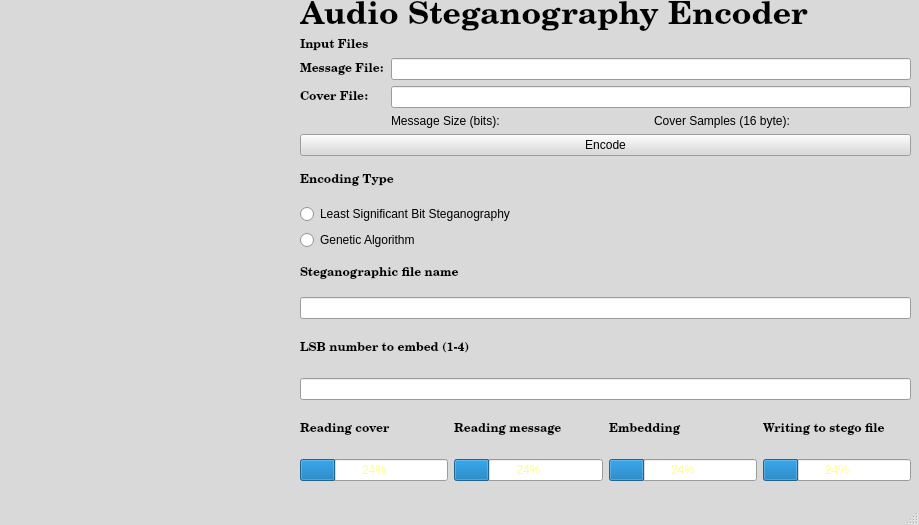
<?xml version="1.0" encoding="UTF-8"?>
<ui version="4.0">
 <class>LSB_window</class>
 <widget class="QMainWindow" name="LSB_window">
  <property name="geometry">
   <rect>
    <x>0</x>
    <y>0</y>
    <width>919</width>
    <height>525</height>
   </rect>
  </property>
  <property name="palette">
   <palette>
    <active>
     <colorrole role="WindowText">
      <brush brushstyle="SolidPattern">
       <color alpha="255">
        <red>0</red>
        <green>0</green>
        <blue>0</blue>
       </color>
      </brush>
     </colorrole>
     <colorrole role="Button">
      <brush brushstyle="SolidPattern">
       <color alpha="255">
        <red>217</red>
        <green>217</green>
        <blue>217</blue>
       </color>
      </brush>
     </colorrole>
     <colorrole role="Light">
      <brush brushstyle="SolidPattern">
       <color alpha="255">
        <red>255</red>
        <green>255</green>
        <blue>255</blue>
       </color>
      </brush>
     </colorrole>
     <colorrole role="Midlight">
      <brush brushstyle="SolidPattern">
       <color alpha="255">
        <red>236</red>
        <green>236</green>
        <blue>236</blue>
       </color>
      </brush>
     </colorrole>
     <colorrole role="Dark">
      <brush brushstyle="SolidPattern">
       <color alpha="255">
        <red>108</red>
        <green>108</green>
        <blue>108</blue>
       </color>
      </brush>
     </colorrole>
     <colorrole role="Mid">
      <brush brushstyle="SolidPattern">
       <color alpha="255">
        <red>145</red>
        <green>145</green>
        <blue>145</blue>
       </color>
      </brush>
     </colorrole>
     <colorrole role="Text">
      <brush brushstyle="SolidPattern">
       <color alpha="255">
        <red>255</red>
        <green>255</green>
        <blue>127</blue>
       </color>
      </brush>
     </colorrole>
     <colorrole role="BrightText">
      <brush brushstyle="SolidPattern">
       <color alpha="255">
        <red>255</red>
        <green>255</green>
        <blue>255</blue>
       </color>
      </brush>
     </colorrole>
     <colorrole role="ButtonText">
      <brush brushstyle="SolidPattern">
       <color alpha="255">
        <red>0</red>
        <green>0</green>
        <blue>0</blue>
       </color>
      </brush>
     </colorrole>
     <colorrole role="Base">
      <brush brushstyle="SolidPattern">
       <color alpha="255">
        <red>255</red>
        <green>255</green>
        <blue>255</blue>
       </color>
      </brush>
     </colorrole>
     <colorrole role="Window">
      <brush brushstyle="SolidPattern">
       <color alpha="255">
        <red>217</red>
        <green>217</green>
        <blue>217</blue>
       </color>
      </brush>
     </colorrole>
     <colorrole role="Shadow">
      <brush brushstyle="SolidPattern">
       <color alpha="255">
        <red>0</red>
        <green>0</green>
        <blue>0</blue>
       </color>
      </brush>
     </colorrole>
     <colorrole role="AlternateBase">
      <brush brushstyle="SolidPattern">
       <color alpha="255">
        <red>236</red>
        <green>236</green>
        <blue>236</blue>
       </color>
      </brush>
     </colorrole>
     <colorrole role="ToolTipBase">
      <brush brushstyle="SolidPattern">
       <color alpha="255">
        <red>255</red>
        <green>255</green>
        <blue>220</blue>
       </color>
      </brush>
     </colorrole>
     <colorrole role="ToolTipText">
      <brush brushstyle="SolidPattern">
       <color alpha="255">
        <red>0</red>
        <green>0</green>
        <blue>0</blue>
       </color>
      </brush>
     </colorrole>
    </active>
    <inactive>
     <colorrole role="WindowText">
      <brush brushstyle="SolidPattern">
       <color alpha="255">
        <red>0</red>
        <green>0</green>
        <blue>0</blue>
       </color>
      </brush>
     </colorrole>
     <colorrole role="Button">
      <brush brushstyle="SolidPattern">
       <color alpha="255">
        <red>217</red>
        <green>217</green>
        <blue>217</blue>
       </color>
      </brush>
     </colorrole>
     <colorrole role="Light">
      <brush brushstyle="SolidPattern">
       <color alpha="255">
        <red>255</red>
        <green>255</green>
        <blue>255</blue>
       </color>
      </brush>
     </colorrole>
     <colorrole role="Midlight">
      <brush brushstyle="SolidPattern">
       <color alpha="255">
        <red>236</red>
        <green>236</green>
        <blue>236</blue>
       </color>
      </brush>
     </colorrole>
     <colorrole role="Dark">
      <brush brushstyle="SolidPattern">
       <color alpha="255">
        <red>108</red>
        <green>108</green>
        <blue>108</blue>
       </color>
      </brush>
     </colorrole>
     <colorrole role="Mid">
      <brush brushstyle="SolidPattern">
       <color alpha="255">
        <red>145</red>
        <green>145</green>
        <blue>145</blue>
       </color>
      </brush>
     </colorrole>
     <colorrole role="Text">
      <brush brushstyle="SolidPattern">
       <color alpha="255">
        <red>255</red>
        <green>255</green>
        <blue>127</blue>
       </color>
      </brush>
     </colorrole>
     <colorrole role="BrightText">
      <brush brushstyle="SolidPattern">
       <color alpha="255">
        <red>255</red>
        <green>255</green>
        <blue>255</blue>
       </color>
      </brush>
     </colorrole>
     <colorrole role="ButtonText">
      <brush brushstyle="SolidPattern">
       <color alpha="255">
        <red>0</red>
        <green>0</green>
        <blue>0</blue>
       </color>
      </brush>
     </colorrole>
     <colorrole role="Base">
      <brush brushstyle="SolidPattern">
       <color alpha="255">
        <red>255</red>
        <green>255</green>
        <blue>255</blue>
       </color>
      </brush>
     </colorrole>
     <colorrole role="Window">
      <brush brushstyle="SolidPattern">
       <color alpha="255">
        <red>217</red>
        <green>217</green>
        <blue>217</blue>
       </color>
      </brush>
     </colorrole>
     <colorrole role="Shadow">
      <brush brushstyle="SolidPattern">
       <color alpha="255">
        <red>0</red>
        <green>0</green>
        <blue>0</blue>
       </color>
      </brush>
     </colorrole>
     <colorrole role="AlternateBase">
      <brush brushstyle="SolidPattern">
       <color alpha="255">
        <red>236</red>
        <green>236</green>
        <blue>236</blue>
       </color>
      </brush>
     </colorrole>
     <colorrole role="ToolTipBase">
      <brush brushstyle="SolidPattern">
       <color alpha="255">
        <red>255</red>
        <green>255</green>
        <blue>220</blue>
       </color>
      </brush>
     </colorrole>
     <colorrole role="ToolTipText">
      <brush brushstyle="SolidPattern">
       <color alpha="255">
        <red>0</red>
        <green>0</green>
        <blue>0</blue>
       </color>
      </brush>
     </colorrole>
    </inactive>
    <disabled>
     <colorrole role="WindowText">
      <brush brushstyle="SolidPattern">
       <color alpha="255">
        <red>108</red>
        <green>108</green>
        <blue>108</blue>
       </color>
      </brush>
     </colorrole>
     <colorrole role="Button">
      <brush brushstyle="SolidPattern">
       <color alpha="255">
        <red>217</red>
        <green>217</green>
        <blue>217</blue>
       </color>
      </brush>
     </colorrole>
     <colorrole role="Light">
      <brush brushstyle="SolidPattern">
       <color alpha="255">
        <red>255</red>
        <green>255</green>
        <blue>255</blue>
       </color>
      </brush>
     </colorrole>
     <colorrole role="Midlight">
      <brush brushstyle="SolidPattern">
       <color alpha="255">
        <red>236</red>
        <green>236</green>
        <blue>236</blue>
       </color>
      </brush>
     </colorrole>
     <colorrole role="Dark">
      <brush brushstyle="SolidPattern">
       <color alpha="255">
        <red>108</red>
        <green>108</green>
        <blue>108</blue>
       </color>
      </brush>
     </colorrole>
     <colorrole role="Mid">
      <brush brushstyle="SolidPattern">
       <color alpha="255">
        <red>145</red>
        <green>145</green>
        <blue>145</blue>
       </color>
      </brush>
     </colorrole>
     <colorrole role="Text">
      <brush brushstyle="SolidPattern">
       <color alpha="255">
        <red>108</red>
        <green>108</green>
        <blue>108</blue>
       </color>
      </brush>
     </colorrole>
     <colorrole role="BrightText">
      <brush brushstyle="SolidPattern">
       <color alpha="255">
        <red>255</red>
        <green>255</green>
        <blue>255</blue>
       </color>
      </brush>
     </colorrole>
     <colorrole role="ButtonText">
      <brush brushstyle="SolidPattern">
       <color alpha="255">
        <red>108</red>
        <green>108</green>
        <blue>108</blue>
       </color>
      </brush>
     </colorrole>
     <colorrole role="Base">
      <brush brushstyle="SolidPattern">
       <color alpha="255">
        <red>217</red>
        <green>217</green>
        <blue>217</blue>
       </color>
      </brush>
     </colorrole>
     <colorrole role="Window">
      <brush brushstyle="SolidPattern">
       <color alpha="255">
        <red>217</red>
        <green>217</green>
        <blue>217</blue>
       </color>
      </brush>
     </colorrole>
     <colorrole role="Shadow">
      <brush brushstyle="SolidPattern">
       <color alpha="255">
        <red>0</red>
        <green>0</green>
        <blue>0</blue>
       </color>
      </brush>
     </colorrole>
     <colorrole role="AlternateBase">
      <brush brushstyle="SolidPattern">
       <color alpha="255">
        <red>217</red>
        <green>217</green>
        <blue>217</blue>
       </color>
      </brush>
     </colorrole>
     <colorrole role="ToolTipBase">
      <brush brushstyle="SolidPattern">
       <color alpha="255">
        <red>255</red>
        <green>255</green>
        <blue>220</blue>
       </color>
      </brush>
     </colorrole>
     <colorrole role="ToolTipText">
      <brush brushstyle="SolidPattern">
       <color alpha="255">
        <red>0</red>
        <green>0</green>
        <blue>0</blue>
       </color>
      </brush>
     </colorrole>
    </disabled>
   </palette>
  </property>
  <property name="windowTitle">
   <string>Audio Steganography Encoder</string>
  </property>
  <property name="animated">
   <bool>true</bool>
  </property>
  <property name="tabShape">
   <enum>QTabWidget::Rounded</enum>
  </property>
  <widget class="QWidget" name="centralwidget">
   <widget class="QWidget" name="layoutWidget">
    <property name="geometry">
     <rect>
      <x>300</x>
      <y>0</y>
      <width>611</width>
      <height>481</height>
     </rect>
    </property>
    <layout class="QVBoxLayout" name="verticalLayout_4">
     <item>
      <layout class="QVBoxLayout" name="verticalLayout">
       <item>
        <widget class="QLabel" name="label_title">
         <property name="palette">
          <palette>
           <active>
            <colorrole role="Text">
             <brush brushstyle="SolidPattern">
              <color alpha="255">
               <red>46</red>
               <green>255</green>
               <blue>14</blue>
              </color>
             </brush>
            </colorrole>
           </active>
           <inactive>
            <colorrole role="Text">
             <brush brushstyle="SolidPattern">
              <color alpha="255">
               <red>46</red>
               <green>255</green>
               <blue>14</blue>
              </color>
             </brush>
            </colorrole>
           </inactive>
           <disabled>
            <colorrole role="Text">
             <brush brushstyle="SolidPattern">
              <color alpha="255">
               <red>108</red>
               <green>108</green>
               <blue>108</blue>
              </color>
             </brush>
            </colorrole>
           </disabled>
          </palette>
         </property>
         <property name="font">
          <font>
           <family>Century Schoolbook L</family>
           <pointsize>24</pointsize>
           <weight>75</weight>
           <bold>true</bold>
          </font>
         </property>
         <property name="text">
          <string>Audio Steganography Encoder</string>
         </property>
        </widget>
       </item>
       <item>
        <widget class="QLabel" name="label_type_2">
         <property name="font">
          <font>
           <family>Century Schoolbook L</family>
           <weight>75</weight>
           <bold>true</bold>
          </font>
         </property>
         <property name="text">
          <string>Input Files</string>
         </property>
        </widget>
       </item>
       <item>
        <layout class="QFormLayout" name="formLayout">
         <item row="0" column="0">
          <widget class="QLabel" name="label_type_3">
           <property name="font">
            <font>
             <family>Century Schoolbook L</family>
             <weight>75</weight>
             <bold>true</bold>
            </font>
           </property>
           <property name="text">
            <string>Message File:</string>
           </property>
          </widget>
         </item>
         <item row="0" column="1">
          <widget class="QLineEdit" name="lineEdit_message">
           <property name="text">
            <string/>
           </property>
          </widget>
         </item>
         <item row="1" column="0">
          <widget class="QLabel" name="label_type_4">
           <property name="font">
            <font>
             <family>Century Schoolbook L</family>
             <weight>75</weight>
             <bold>true</bold>
            </font>
           </property>
           <property name="text">
            <string>Cover File:</string>
           </property>
          </widget>
         </item>
         <item row="1" column="1">
          <widget class="QLineEdit" name="lineEdit_cover">
           <property name="text">
            <string/>
           </property>
          </widget>
         </item>
         <item row="2" column="1">
          <layout class="QHBoxLayout" name="horizontalLayout_3">
           <item>
            <widget class="QLabel" name="label_msg_size">
             <property name="text">
              <string>Message Size (bits):</string>
             </property>
            </widget>
           </item>
           <item>
            <widget class="QLabel" name="label_cover_size">
             <property name="text">
              <string>Cover Samples (16 byte):</string>
             </property>
            </widget>
           </item>
          </layout>
         </item>
        </layout>
       </item>
       <item>
        <widget class="QPushButton" name="pushButton_encode">
         <property name="text">
          <string>Encode</string>
         </property>
        </widget>
       </item>
      </layout>
     </item>
     <item>
      <layout class="QVBoxLayout" name="verticalLayout_2">
       <item>
        <widget class="QLabel" name="label_type">
         <property name="font">
          <font>
           <family>Century Schoolbook L</family>
           <weight>75</weight>
           <bold>true</bold>
          </font>
         </property>
         <property name="text">
          <string>Encoding Type</string>
         </property>
        </widget>
       </item>
       <item>
        <widget class="QRadioButton" name="radioButton_LSB">
         <property name="palette">
          <palette>
           <active>
            <colorrole role="Text">
             <brush brushstyle="SolidPattern">
              <color alpha="255">
               <red>170</red>
               <green>0</green>
               <blue>0</blue>
              </color>
             </brush>
            </colorrole>
           </active>
           <inactive>
            <colorrole role="Text">
             <brush brushstyle="SolidPattern">
              <color alpha="255">
               <red>170</red>
               <green>0</green>
               <blue>0</blue>
              </color>
             </brush>
            </colorrole>
           </inactive>
           <disabled>
            <colorrole role="Text">
             <brush brushstyle="SolidPattern">
              <color alpha="255">
               <red>108</red>
               <green>108</green>
               <blue>108</blue>
              </color>
             </brush>
            </colorrole>
           </disabled>
          </palette>
         </property>
         <property name="text">
          <string>Least Significant Bit Steganography</string>
         </property>
        </widget>
       </item>
       <item>
        <widget class="QRadioButton" name="radioButton_GA">
         <property name="text">
          <string>Genetic Algorithm</string>
         </property>
        </widget>
       </item>
       <item>
        <widget class="QLabel" name="label_type_6">
         <property name="font">
          <font>
           <family>Century Schoolbook L</family>
           <weight>75</weight>
           <bold>true</bold>
          </font>
         </property>
         <property name="text">
          <string>Steganographic file name</string>
         </property>
        </widget>
       </item>
       <item>
        <widget class="QLineEdit" name="lineEdit_stegoname">
         <property name="text">
          <string/>
         </property>
        </widget>
       </item>
      </layout>
     </item>
     <item>
      <layout class="QVBoxLayout" name="verticalLayout_3">
       <item>
        <widget class="QLabel" name="label_type_5">
         <property name="font">
          <font>
           <family>Century Schoolbook L</family>
           <weight>75</weight>
           <bold>true</bold>
          </font>
         </property>
         <property name="text">
          <string>LSB number to embed (1-4)</string>
         </property>
        </widget>
       </item>
       <item>
        <widget class="QLineEdit" name="lineEdit_LSB_nr"/>
       </item>
       <item>
        <layout class="QHBoxLayout" name="horizontalLayout_2">
         <item>
          <widget class="QLabel" name="label_type_9">
           <property name="font">
            <font>
             <family>Century Schoolbook L</family>
             <weight>75</weight>
             <bold>true</bold>
            </font>
           </property>
           <property name="text">
            <string>Reading cover</string>
           </property>
          </widget>
         </item>
         <item>
          <widget class="QLabel" name="label_type_10">
           <property name="font">
            <font>
             <family>Century Schoolbook L</family>
             <weight>75</weight>
             <bold>true</bold>
            </font>
           </property>
           <property name="text">
            <string>Reading message</string>
           </property>
          </widget>
         </item>
         <item>
          <widget class="QLabel" name="label_type_8">
           <property name="font">
            <font>
             <family>Century Schoolbook L</family>
             <weight>75</weight>
             <bold>true</bold>
            </font>
           </property>
           <property name="text">
            <string>Embedding</string>
           </property>
          </widget>
         </item>
         <item>
          <widget class="QLabel" name="label_type_7">
           <property name="font">
            <font>
             <family>Century Schoolbook L</family>
             <weight>75</weight>
             <bold>true</bold>
            </font>
           </property>
           <property name="text">
            <string>Writing to stego file</string>
           </property>
          </widget>
         </item>
        </layout>
       </item>
       <item>
        <layout class="QHBoxLayout" name="horizontalLayout">
         <item>
          <widget class="QProgressBar" name="progressBar_reading">
           <property name="value">
            <number>24</number>
           </property>
          </widget>
         </item>
         <item>
          <widget class="QProgressBar" name="progressBar_message">
           <property name="value">
            <number>24</number>
           </property>
          </widget>
         </item>
         <item>
          <widget class="QProgressBar" name="progressBar_embedding">
           <property name="value">
            <number>24</number>
           </property>
          </widget>
         </item>
         <item>
          <widget class="QProgressBar" name="progressBar_writing">
           <property name="value">
            <number>24</number>
           </property>
          </widget>
         </item>
        </layout>
       </item>
      </layout>
     </item>
    </layout>
   </widget>
  </widget>
  <widget class="QMenuBar" name="menubar">
   <property name="geometry">
    <rect>
     <x>0</x>
     <y>0</y>
     <width>919</width>
     <height>27</height>
    </rect>
   </property>
  </widget>
  <widget class="QStatusBar" name="statusbar"/>
 </widget>
 <resources/>
 <connections>
  <connection>
   <sender>radioButton_LSB</sender>
   <signal>clicked()</signal>
   <receiver>lineEdit_LSB_nr</receiver>
   <slot>show()</slot>
   <hints>
    <hint type="sourcelabel">
     <x>249</x>
     <y>308</y>
    </hint>
    <hint type="destinationlabel">
     <x>247</x>
     <y>452</y>
    </hint>
   </hints>
  </connection>
  <connection>
   <sender>radioButton_GA</sender>
   <signal>clicked()</signal>
   <receiver>lineEdit_LSB_nr</receiver>
   <slot>hide()</slot>
   <hints>
    <hint type="sourcelabel">
     <x>185</x>
     <y>336</y>
    </hint>
    <hint type="destinationlabel">
     <x>187</x>
     <y>452</y>
    </hint>
   </hints>
  </connection>
  <connection>
   <sender>radioButton_LSB</sender>
   <signal>clicked()</signal>
   <receiver>label_type_5</receiver>
   <slot>show()</slot>
   <hints>
    <hint type="sourcelabel">
     <x>140</x>
     <y>308</y>
    </hint>
    <hint type="destinationlabel">
     <x>140</x>
     <y>419</y>
    </hint>
   </hints>
  </connection>
  <connection>
   <sender>radioButton_GA</sender>
   <signal>clicked()</signal>
   <receiver>label_type_5</receiver>
   <slot>hide()</slot>
   <hints>
    <hint type="sourcelabel">
     <x>119</x>
     <y>336</y>
    </hint>
    <hint type="destinationlabel">
     <x>119</x>
     <y>419</y>
    </hint>
   </hints>
  </connection>
  <connection>
   <sender>pushButton_encode</sender>
   <signal>clicked()</signal>
   <receiver>progressBar_reading</receiver>
   <slot>reset()</slot>
   <hints>
    <hint type="sourcelabel">
     <x>99</x>
     <y>254</y>
    </hint>
    <hint type="destinationlabel">
     <x>113</x>
     <y>510</y>
    </hint>
   </hints>
  </connection>
  <connection>
   <sender>pushButton_encode</sender>
   <signal>clicked()</signal>
   <receiver>progressBar_embedding</receiver>
   <slot>reset()</slot>
   <hints>
    <hint type="sourcelabel">
     <x>315</x>
     <y>254</y>
    </hint>
    <hint type="destinationlabel">
     <x>370</x>
     <y>510</y>
    </hint>
   </hints>
  </connection>
  <connection>
   <sender>pushButton_encode</sender>
   <signal>clicked()</signal>
   <receiver>progressBar_writing</receiver>
   <slot>reset()</slot>
   <hints>
    <hint type="sourcelabel">
     <x>465</x>
     <y>254</y>
    </hint>
    <hint type="destinationlabel">
     <x>547</x>
     <y>510</y>
    </hint>
   </hints>
  </connection>
  <connection>
   <sender>pushButton_encode</sender>
   <signal>clicked()</signal>
   <receiver>progressBar_message</receiver>
   <slot>reset()</slot>
   <hints>
    <hint type="sourcelabel">
     <x>215</x>
     <y>249</y>
    </hint>
    <hint type="destinationlabel">
     <x>215</x>
     <y>487</y>
    </hint>
   </hints>
  </connection>
  <connection>
   <sender>pushButton_encode</sender>
   <signal>clicked()</signal>
   <receiver>label_msg_size</receiver>
   <slot>clear()</slot>
   <hints>
    <hint type="sourcelabel">
     <x>167</x>
     <y>229</y>
    </hint>
    <hint type="destinationlabel">
     <x>167</x>
     <y>190</y>
    </hint>
   </hints>
  </connection>
  <connection>
   <sender>pushButton_encode</sender>
   <signal>clicked()</signal>
   <receiver>label_cover_size</receiver>
   <slot>clear()</slot>
   <hints>
    <hint type="sourcelabel">
     <x>445</x>
     <y>230</y>
    </hint>
    <hint type="destinationlabel">
     <x>445</x>
     <y>193</y>
    </hint>
   </hints>
  </connection>
 </connections>
</ui>
